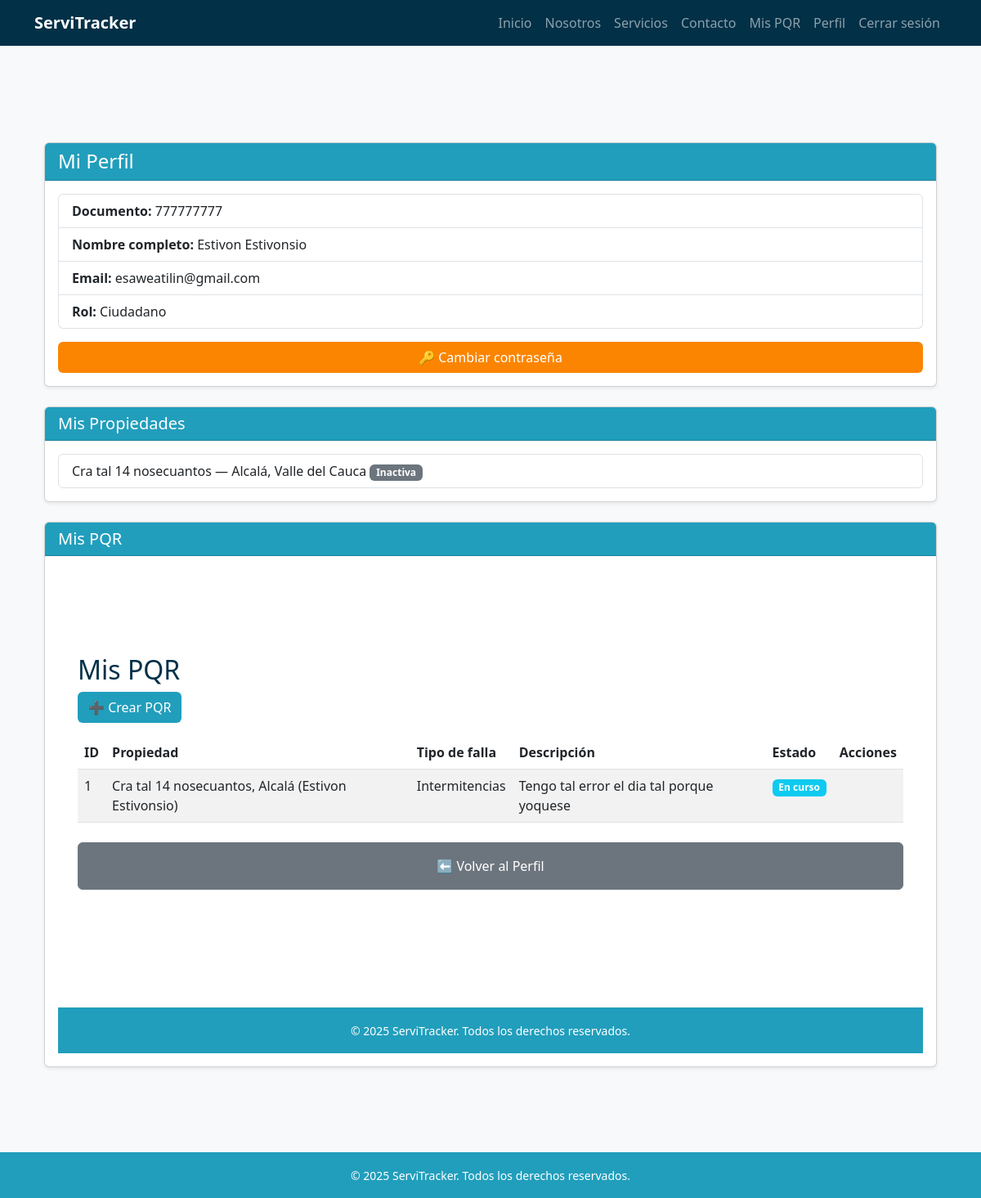
The page /usuarios/perfil/ (signed in) on the database its author committed.
### usuarios/models.py (models this page shows, shortened)
class Usuario(AbstractBaseUser, PermissionsMixin):
    ROLES = [
        ("administrador", "Administrador"),
        ("agente", "Agente"),
        ("tecnico", "Técnico"),
        ("ciudadano", "Ciudadano"),
    ]
    documento = models.CharField(max_length=20, unique=True)
    email = models.EmailField(blank=True, null=True)
    nombres = models.CharField(max_length=100, blank=True, null=True)
    apellidos = models.CharField(max_length=100, blank=True, null=True)
    rol = models.CharField(max_length=20, choices=ROLES, default="ciudadano")
    especialidad = models.ForeignKey(Especialidad, on_delete=models.SET_NULL, null=True, blank=True)
    is_active = models.BooleanField(default=True)
    is_staff = models.BooleanField(default=False)
    date_joined = models.DateTimeField(auto_now_add=True)
    objects = UsuarioManager()
    USERNAME_FIELD = "documento"
    REQUIRED_FIELDS = []  # puedes agregar 'email' si quieres que sea obligatorio
    def get_full_name(self):
        nombre = (self.nombres or "").strip()
        apellido = (self.apellidos or "").strip()
        full = f"{nombre} {apellido}".strip()
        return full or ""

### propiedades/models.py (models this page shows)
class Propiedad(models.Model):
    usuario = models.ForeignKey(
        settings.AUTH_USER_MODEL,
        on_delete=models.CASCADE,
        related_name='propiedades'
    )
    departamento = models.CharField(max_length=100)
    ciudad = models.CharField(max_length=100)
    direccion = models.CharField(max_length=200)
    activa = models.BooleanField(default=True)
    def __str__(self):
        nombre = self.usuario.get_full_name() if hasattr(self.usuario, 'get_full_name') else str(self.usuario)
        return f"{self.direccion}, {self.ciudad} ({nombre})"

### pqr/models.py (models this page shows, shortened)
class PQR(models.Model):
    ciudadano = models.ForeignKey(
        settings.AUTH_USER_MODEL,
        on_delete=models.SET_NULL,
        null=True,
        blank=True,
        related_name="pqrs_ciudadano"
    )
    propiedad = models.ForeignKey(
        Propiedad,
        on_delete=models.SET_NULL,
        null=True,
        blank=True
    )
    tipo_falla = models.ForeignKey(
        TipoFalla,
        on_delete=models.PROTECT
    )
    descripcion = models.TextField()
    estado = models.ForeignKey(
        EstadoPQR,
        on_delete=models.PROTECT
    )
    tecnico_asignado = models.ForeignKey(
        settings.AUTH_USER_MODEL,
        on_delete=models.SET_NULL,
        null=True,
        blank=True,
        related_name="pqrs_tecnico"
    )
    fecha_creacion = models.DateTimeField(auto_now_add=True)
    fecha_actualizacion = models.DateTimeField(auto_now=True)

class TipoFalla(models.Model):
    nombre = models.CharField(max_length=100)
    def __str__(self):
        return self.nombre

class EstadoPQR(models.Model):
    nombre = models.CharField(max_length=50)

### usuarios/views.py (the view)
# urls.py: path("perfil/", views.perfil, name="perfil"),
@login_required
def perfil(request):
    usuario = request.user
    pqr_list = PQR.objects.filter(ciudadano=usuario) if usuario.rol == "ciudadano" else []
    return render(request, "usuarios/perfil.html", {
        "usuario": usuario,
        "pqr_list": pqr_list,
    })

### templates/usuarios/perfil.html (shortened to what this page needs)
{% extends 'base.html' %}
{% block content %}
<div class="container my-5">
    <div class="card shadow-sm">
        <div class="card-header bg-blue-mid text-white">
            <h4 class="mb-0">Mi Perfil</h4>
        </div>
        <div class="card-body">
            <ul class="list-group mb-3">
                <li class="list-group-item"><strong>Documento:</strong> {{ usuario.documento }}</li>
                <li class="list-group-item"><strong>Nombre completo:</strong> {{ usuario.nombres }} {{ usuario.apellidos }}</li>
                <li class="list-group-item"><strong>Email:</strong> {{ usuario.email }}</li>
                <li class="list-group-item"><strong>Rol:</strong> {{ usuario.get_rol_display }}</li>
            </ul>
            <a href="{% url 'cambiar_contrasena' %}" class="btn btn-orange-dark w-100">
                🔑 Cambiar contraseña
            </a>
        </div>
    </div>
    {% if usuario.rol == "ciudadano" %}
    <div class="card shadow-sm mt-4">
        <div class="card-header bg-blue-mid text-white">
            <h5 class="mb-0">Mis Propiedades</h5>
        </div>
        <div class="card-body">
            <ul class="list-group">
                {% for propiedad in usuario.propiedades.all %}
                    <li class="list-group-item">
                        {{ propiedad.direccion }} — {{ propiedad.ciudad }}, {{ propiedad.departamento }}
                        {% if not propiedad.activa %}
                            <span class="badge bg-secondary">Inactiva</span>
                        {% endif %}
                    </li>
                {% empty %}
                    <li class="list-group-item">No tienes propiedades registradas.</li>
                {% endfor %}
            </ul>
        </div>
    </div>
    <div class="card shadow-sm mt-4">
        <div class="card-header bg-blue-mid text-white">
            <h5 class="mb-0">Mis PQR</h5>
        </div>
        <div class="card-body">
            {% include "pqr/mi-lista.html" %}
        </div>
    </div>
    {% endif %}
</div>
{% endblock %}

### templates/pqr/mi-lista.html (shortened to what this page needs)
{% extends 'base.html' %}
{% block content %}
<div class="container my-5">
    <h2 class="text-blue-dark">Mis PQR</h2>
    <a href="{% url 'nuevo_pqr' %}" class="btn btn-blue-mid mb-3">➕ Crear PQR</a>
    <table class="table table-striped">
        <thead>
            <tr>
                <th>ID</th>
                <th>Propiedad</th>
                <th>Tipo de falla</th>
                <th>Descripción</th>
                <th>Estado</th>
                <th>Acciones</th>
            </tr>
        </thead>
        <tbody>
            {% for pqr in pqr_list %}
            <tr>
                <td>{{ pqr.id }}</td>
                <td>{{ pqr.propiedad }}</td>
                <td>{{ pqr.tipo_falla }}</td>
                <td>{{ pqr.descripcion }}</td>
                <td>
                    <span class="badge
                        {% if pqr.estado.nombre == 'Pendiente' %} bg-warning
                        {% elif pqr.estado.nombre == 'En curso' %} bg-info
                        {% elif pqr.estado.nombre == 'Resuelto' %} bg-success
                        {% else %} bg-secondary
                        {% endif %}">
                        {{ pqr.estado.nombre }}
                    </span>
                </td>
                <td>
                </td>
            </tr>
            {% empty %}
            <tr><td colspan="6">No tienes PQR registrados.</td></tr>
            {% endfor %}
        </tbody>
    </table>
    <div class="mt-4">
        <a href="{% url 'perfil' %}" class="btn btn-secondary w-100 py-3">
            ⬅️ Volver al Perfil
        </a>
    </div>
</div>
{% endblock %}

### static/css/style.css (style rules this page uses)
:root { --blue-light: #8ecae6; --blue-mid: #219ebc; --blue-deep: #126782; --blue-dark: #023047; --yellow: #ffb703; --orange-light: #fd9e02; --orange-dark: #fb8500; --green-light: #198754; --green-dark: #146c43; }
.text-blue-dark { color: var(--blue-dark); }
.bg-blue-mid { background-color: var(--blue-mid); }
body { font-family: 'Segoe UI', sans-serif; background-color: #f8f9fa; padding-top: 70px; min-height: 100vh; display: flex; flex-direction: column; }
.btn-blue-mid { background-color: var(--blue-mid); color: white; }
.btn-orange-dark { background-color: var(--orange-dark); color: white; }

### rows shown on the page
Usuario: documento "777777777", nombres "Estivon", apellidos "Estivonsio", email "esaweatilin@gmail.com", rol "Ciudadano"
Propiedad: direccion "Cra tal 14 nosecuantos", ciudad "Alcalá", departamento "Valle del Cauca", activa "Inactiva"
PQR: id "1", propiedad "Cra tal 14 nosecuantos, Alcalá (Estivon Estivonsio)", tipo_falla "Intermitencias", descripcion "Tengo tal error el dia tal porque yoquese", estado.nombre "En curso"
